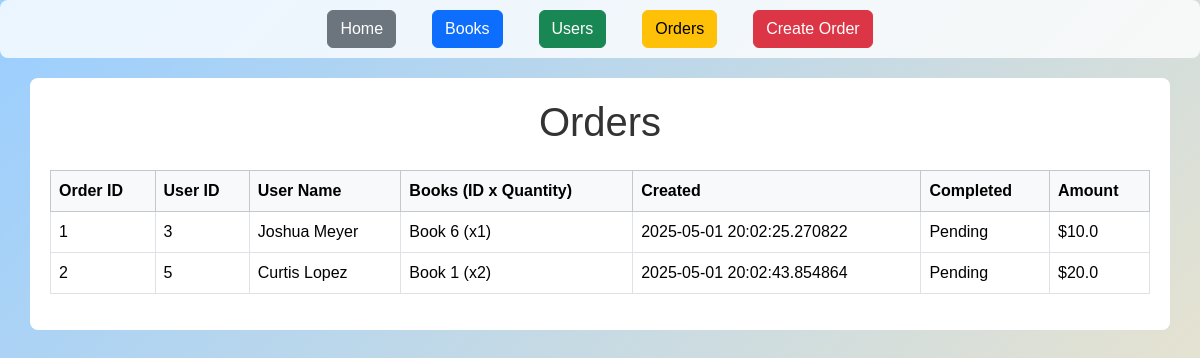
The page /orders on the database as committed earlier.
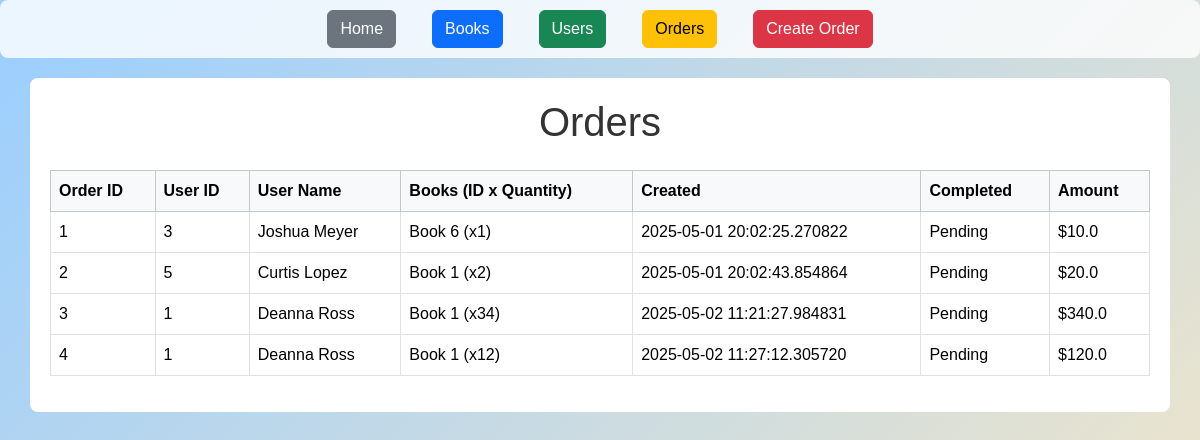
The same page on the database as committed later.
### models/order.py (models this page shows)
class Order(db.Model):
    __tablename__ = 'orders'
    id = db.mapped_column(Integer, primary_key=True)
    user_id = db.mapped_column(Integer, ForeignKey('user.id'))
    date_created = db.mapped_column(DateTime)
    date_completed = db.mapped_column(DateTime, nullable=True)
    amount = db.mapped_column(Float, nullable=False)
    user = relationship("User", back_populates="orders")
    items = relationship("Orderbook", back_populates="order")

### models/user.py (models this page shows)
class User(db.Model):
    __tablename__ = 'user'
    id = db.mapped_column(Integer, primary_key=True)
    name = db.mapped_column(String)
    phone = db.mapped_column(String)
    orders = db.relationship("Order", back_populates='user')

### models/orderbook.py (models this page shows)
class Orderbook(db.Model):  # renamed to match your __all__ import
    __tablename__ = 'orderbook'
    book_id = db.mapped_column(ForeignKey("book.id"), primary_key=True)
    order_id = db.mapped_column(ForeignKey("orders.id"), primary_key=True)
    quantity = db.mapped_column(Integer, nullable=False)
    book = relationship("Book")
    order = relationship("Order", back_populates="items")

### app.py (the view)
@app.route("/orders")
def orders():
    orders = db.session.execute(db.select(Order)).scalars().all()
    return render_template("orders.html", orders=orders)

### templates/orders.html (shortened to what this page needs)
{% extends "base.html" %}
{% block content %}
<h1 class="text-center mb-4">Orders</h1>
<table class="table table-bordered">
    <thead class="table-light">
        <tr>
            <th>Order ID</th>
            <th>User ID</th>
            <th>User Name</th>
            <th>Books (ID x Quantity)</th>
            <th>Created</th>
            <th>Completed</th>
            <th>Amount</th>
        </tr>
    </thead>
    <tbody>
        {% for order in orders %}
        <tr>
            <td>{{ order.id }}</td>
            <td>{{ order.user.id if order.user else 'N/A' }}</td>
            <td>{{ order.user.name if order.user else 'N/A' }}</td>
            <td>
                {% for item in order.items %}
                    Book {{ item.book_id }} (x{{ item.quantity }}){% if not loop.last %}, {% endif %}
                {% endfor %}
            </td>
            <td>{{ order.date_created }}</td>
            <td>{{ order.date_completed or 'Pending' }}</td>
            <td>${{ order.amount }}</td>
        </tr>
        {% endfor %}
    </tbody>
</table>
{% endblock %}

### templates/base.html (shortened to what this page needs)
<!DOCTYPE html>
<html>
<head>
    <link href="https://cdn.jsdelivr.net/npm/bootstrap@5.3.3/dist/css/bootstrap.min.css" rel="stylesheet">
</head>
<body>
    <main>
        <div class="d-flex flex-wrap justify-content-center gap-3">
            <a href="{{ url_for('home') }}" class="btn btn-secondary">Home</a>
            <a href="{{ url_for('books') }}" class="btn btn-primary">Books</a>
            <a href="{{ url_for('users') }}" class="btn btn-success">Users</a>
            <a href="{{ url_for('orders') }}" class="btn btn-warning">Orders</a>
            <a href="{{ url_for('admin_create_order') }}" class="btn btn-danger">Create Order</a>
        </div>
    </main>
    <div class="container">
        {% block content %}{% endblock %}
    </div>
</body>
</html>

### templates/base.html (style rules this page uses)
body { font-family: "Arial", sans-serif; background: linear-gradient(135deg, #9aceff 0%, #fae8c4 100%); background-repeat: no-repeat; background-size: cover; background-attachment: fixed; color: #333; }
main { background-color: rgba(255, 255, 255, 0.8); padding: 10px; margin-bottom: 20px; text-align: center; border-radius: 8px; }
main a { text-decoration: none; margin: 0 10px; color: #007bff; font-weight: bold; }
.container { background-color: white; padding: 20px; border-radius: 8px; }

Rows that differ between the two databases and show on the page:
added Order: id "3", user "1", user "Deanna Ross", date_created "2025-05-02 11:21:27.984831", date_completed "Pending", amount "340.0"
added Orderbook: book_id "1", quantity "34", shown under "3"
added Order: id "4", user "1", user "Deanna Ross", date_created "2025-05-02 11:27:12.305720", date_completed "Pending", amount "120.0"
added Orderbook: book_id "1", quantity "12", shown under "4"
